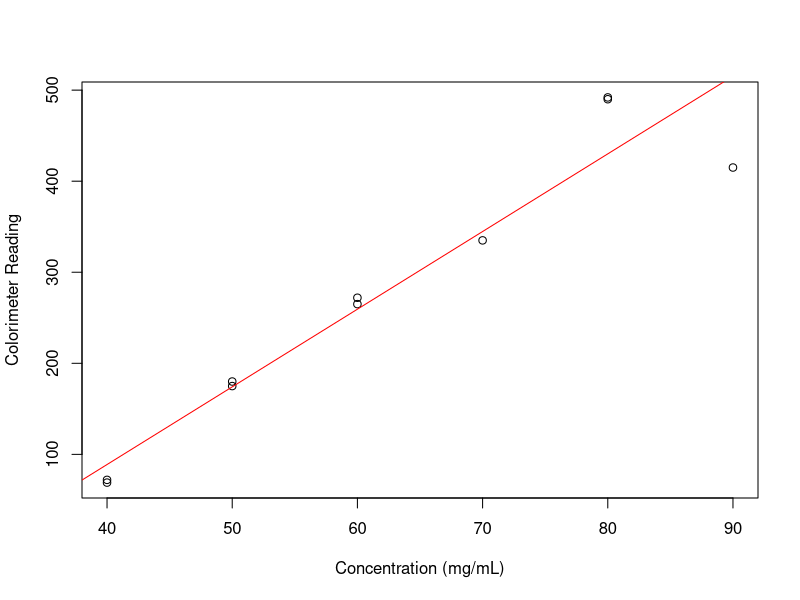

Here is the R script that generated this plot:
## ---- chunk 1
knitr::opts_chunk$set(echo = TRUE)
## ---- chunk 2
x <- c(40, 50, 60, 70, 80, 90, 40, 60, 80, 50) #Concentration Values (in mg/mL)
y <- c(69, 175, 272, 335, 490, 415, 72, 265, 492, 180) # Colorimeter Reading Values
## ---- chunk 3
slr <- lm(y ~ x)

# Display the coefficients of this model
slr
## ---- chunk 4
# Plot ScatterPlot
plot(x, y, xlab = "Concentration (mg/mL)", ylab = "Colorimeter Reading", pch = 1, 
     col = "black")

# Plot Best Fit Regression Line
abline(slr, col = "red")
## ---- chunk 5
# Getting R_squared value from model summary
r_squared <- summary(slr)$r.squared    

# Displaying R^2 valye
r_squared
## ---- chunk 6
# Getting F-test from model summary
f_stat <- summary(slr)$fstatistic[1]
p_value <- pf(f_stat, df1 = summary(slr)$fstatistic[2], df2 =summary(slr)$fstatistic[3],
              lower.tail = FALSE)

# Displaying F-Test Value
f_stat

# Displaying p-value 
p_value
